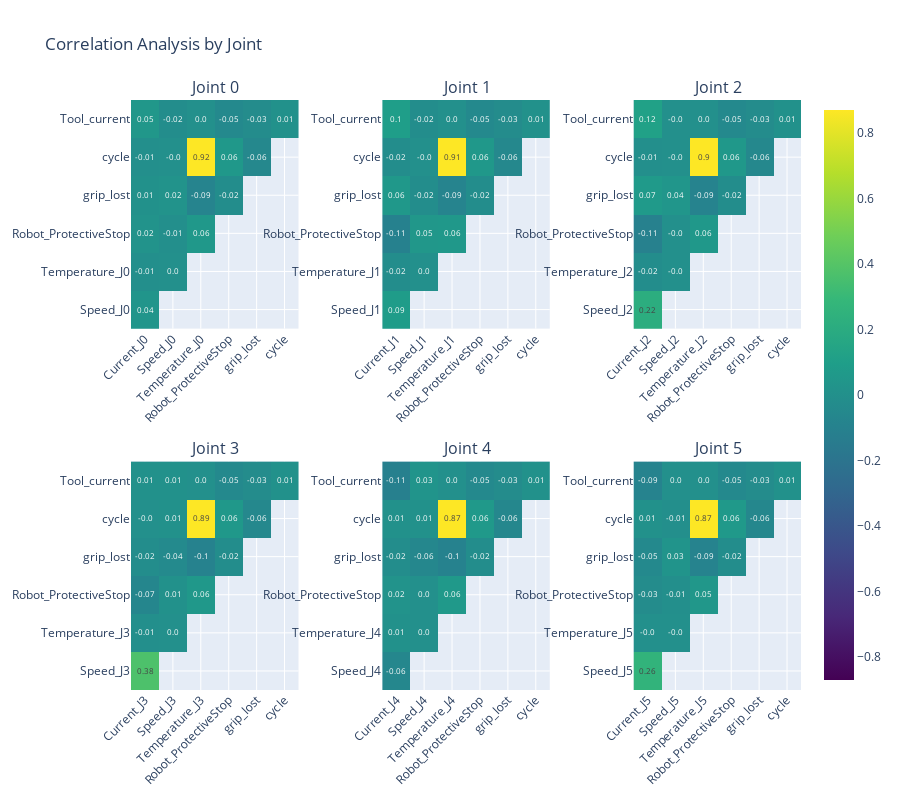

Here is the notebook cell this chart was saved with:
### Code cell
from plotly.subplots import make_subplots
import plotly.graph_objects as go
import numpy as np

# Scaled using Cloud Sonnet 4.5, 10-11-25

# Create 2x3 subplots
fig = make_subplots(
    rows=2, cols=3,
    subplot_titles=[f'Joint {i}' for i in range(6)],
    vertical_spacing=0.225,
    horizontal_spacing=0.125
)

# Loop through joints 0-5
for joint_idx in range(6):
    # Select columns for this joint
    cols = []
    for feature_type in feature_type_lst:
        cols.append(f"{feature_type}_J{joint_idx}")
    
    cols += ['Robot_ProtectiveStop', 'grip_lost', 'cycle', 'Tool_current']
    
    # Calculate correlation
    df_corr = df_cobots[cols].corr().round(2)
    
    # Mask upper triangle
    mask = np.zeros_like(df_corr, dtype=bool)
    mask[np.triu_indices_from(mask)] = True
    
    # Apply mask and drop empty rows/cols
    df_corr_viz = df_corr.mask(mask).dropna(how='all').dropna(axis='columns', how='all')

    # Create text array with blanks instead of nan
    text_values = df_corr_viz.values.astype(str)
    text_values[text_values == 'nan'] = ''
    
    # Calculate position in grid
    row = (joint_idx // 3) + 1  # 1 or 2
    col = (joint_idx % 3) + 1   # 1, 2, or 3
    
    # Add heatmap to subplot
    fig.add_trace(
        go.Heatmap(
            z=df_corr_viz.values,
            x=df_corr_viz.columns,
            y=df_corr_viz.index,
            colorscale='Viridis',
            zmid=0,
            text=text_values,
            texttemplate='%{text}',
            textfont={"size": 8},
            showscale=(joint_idx == 5)  # Only show colorbar on last plot
        ),
        row=row, col=col
    )
    
    # Update axes for this subplot
    fig.update_xaxes(tickangle=-45, row=row, col=col)

fig.update_layout(
    height=800,
    title_text="Correlation Analysis by Joint",
    showlegend=False
)

fig.show()

### Figure 1 — Plotly figure (JSON) as saved in the notebook; plotly's stock layout.template omitted (floating-point values rounded to 4 significant figures)
{"data": [{"colorscale": [[0, "#440154"], [0.1111, "#482878"], [0.2222, "#3e4989"], [0.3333, "#31688e"], [0.4444, "#26828e"], [0.5556, "#1f9e89"], [0.6667, "#35b779"], [0.7778, "#6ece58"], [0.8889, "#b5de2b"], [1, "#fde725"]], "showscale": false, "text": [["0.04", "", "", "", "", ""], ["-0.01", "0.0", "", "", "", ""], ["0.02", "-0.01", "0.06", "", "", ""], ["0.01", "0.02", "-0.09", "-0.02", "", ""], ["-0.01", "-0.0", "0.92", "0.06", "-0.06", ""], ["0.05", "-0.02", "0.0", "-0.05", "-0.03", "0.01"]], "textfont": {"size": 8}, "texttemplate": "%{text}", "type": "heatmap", "x": ["Current_J0", "Speed_J0", "Temperature_J0", "Robot_ProtectiveStop", "grip_lost", "cycle"], "xaxis": "x", "y": ["Speed_J0", "Temperature_J0", "Robot_ProtectiveStop", "grip_lost", "cycle", "Tool_current"], "yaxis": "y", "z": [[0.04, NaN, NaN, NaN, NaN, NaN], [-0.01, 0.0, NaN, NaN, NaN, NaN], [0.02, -0.01, 0.06, NaN, NaN, NaN], [0.01, 0.02, -0.09, -0.02, NaN, NaN], [-0.01, -0.0, 0.92, 0.06, -0.06, NaN], [0.05, -0.02, 0.0, -0.05, -0.03, 0.01]], "zmid": 0}, {"colorscale": [[0, "#440154"], [0.1111, "#482878"], [0.2222, "#3e4989"], [0.3333, "#31688e"], [0.4444, "#26828e"], [0.5556, "#1f9e89"], [0.6667, "#35b779"], [0.7778, "#6ece58"], [0.8889, "#b5de2b"], [1, "#fde725"]], "showscale": false, "text": [["0.09", "", "", "", "", ""], ["-0.02", "0.0", "", "", "", ""], ["-0.11", "0.05", "0.06", "", "", ""], ["0.06", "-0.02", "-0.09", "-0.02", "", ""], ["-0.02", "-0.0", "0.91", "0.06", "-0.06", ""], ["0.1", "-0.02", "0.0", "-0.05", "-0.03", "0.01"]], "textfont": {"size": 8}, "texttemplate": "%{text}", "type": "heatmap", "x": ["Current_J1", "Speed_J1", "Temperature_J1", "Robot_ProtectiveStop", "grip_lost", "cycle"], "xaxis": "x2", "y": ["Speed_J1", "Temperature_J1", "Robot_ProtectiveStop", "grip_lost", "cycle", "Tool_current"], "yaxis": "y2", "z": [[0.09, NaN, NaN, NaN, NaN, NaN], [-0.02, 0.0, NaN, NaN, NaN, NaN], [-0.11, 0.05, 0.06, NaN, NaN, NaN], [0.06, -0.02, -0.09, -0.02, NaN, NaN], [-0.02, -0.0, 0.91, 0.06, -0.06, NaN], [0.1, -0.02, 0.0, -0.05, -0.03, 0.01]], "zmid": 0}, {"colorscale": [[0, "#440154"], [0.1111, "#482878"], [0.2222, "#3e4989"], [0.3333, "#31688e"], [0.4444, "#26828e"], [0.5556, "#1f9e89"], [0.6667, "#35b779"], [0.7778, "#6ece58"], [0.8889, "#b5de2b"], [1, "#fde725"]], "showscale": false, "text": [["0.22", "", "", "", "", ""], ["-0.02", "-0.0", "", "", "", ""], ["-0.11", "-0.0", "0.06", "", "", ""], ["0.07", "0.04", "-0.09", "-0.02", "", ""], ["-0.01", "-0.0", "0.9", "0.06", "-0.06", ""], ["0.12", "-0.0", "0.0", "-0.05", "-0.03", "0.01"]], "textfont": {"size": 8}, "texttemplate": "%{text}", "type": "heatmap", "x": ["Current_J2", "Speed_J2", "Temperature_J2", "Robot_ProtectiveStop", "grip_lost", "cycle"], "xaxis": "x3", "y": ["Speed_J2", "Temperature_J2", "Robot_ProtectiveStop", "grip_lost", "cycle", "Tool_current"], "yaxis": "y3", "z": [[0.22, NaN, NaN, NaN, NaN, NaN], [-0.02, -0.0, NaN, NaN, NaN, NaN], [-0.11, -0.0, 0.06, NaN, NaN, NaN], [0.07, 0.04, -0.09, -0.02, NaN, NaN], [-0.01, -0.0, 0.9, 0.06, -0.06, NaN], [0.12, -0.0, 0.0, -0.05, -0.03, 0.01]], "zmid": 0}, {"colorscale": [[0, "#440154"], [0.1111, "#482878"], [0.2222, "#3e4989"], [0.3333, "#31688e"], [0.4444, "#26828e"], [0.5556, "#1f9e89"], [0.6667, "#35b779"], [0.7778, "#6ece58"], [0.8889, "#b5de2b"], [1, "#fde725"]], "showscale": false, "text": [["0.38", "", "", "", "", ""], ["-0.01", "0.0", "", "", "", ""], ["-0.07", "0.01", "0.06", "", "", ""], ["-0.02", "-0.04", "-0.1", "-0.02", "", ""], ["-0.0", "0.01", "0.89", "0.06", "-0.06", ""], ["0.01", "0.01", "0.0", "-0.05", "-0.03", "0.01"]], "textfont": {"size": 8}, "texttemplate": "%{text}", "type": "heatmap", "x": ["Current_J3", "Speed_J3", "Temperature_J3", "Robot_ProtectiveStop", "grip_lost", "cycle"], "xaxis": "x4", "y": ["Speed_J3", "Temperature_J3", "Robot_ProtectiveStop", "grip_lost", "cycle", "Tool_current"], "yaxis": "y4", "z": [[0.38, NaN, NaN, NaN, NaN, NaN], [-0.01, 0.0, NaN, NaN, NaN, NaN], [-0.07, 0.01, 0.06, NaN, NaN, NaN], [-0.02, -0.04, -0.1, -0.02, NaN, NaN], [-0.0, 0.01, 0.89, 0.06, -0.06, NaN], [0.01, 0.01, 0.0, -0.05, -0.03, 0.01]], "zmid": 0}, {"colorscale": [[0, "#440154"], [0.1111, "#482878"], [0.2222, "#3e4989"], [0.3333, "#31688e"], [0.4444, "#26828e"], [0.5556, "#1f9e89"], [0.6667, "#35b779"], [0.7778, "#6ece58"], [0.8889, "#b5de2b"], [1, "#fde725"]], "showscale": false, "text": [["-0.06", "", "", "", "", ""], ["0.01", "0.0", "", "", "", ""], ["0.02", "0.0", "0.06", "", "", ""], ["-0.02", "-0.06", "-0.1", "-0.02", "", ""], ["0.01", "0.01", "0.87", "0.06", "-0.06", ""], ["-0.11", "0.03", "0.0", "-0.05", "-0.03", "0.01"]], "textfont": {"size": 8}, "texttemplate": "%{text}", "type": "heatmap", "x": ["Current_J4", "Speed_J4", "Temperature_J4", "Robot_ProtectiveStop", "grip_lost", "cycle"], "xaxis": "x5", "y": ["Speed_J4", "Temperature_J4", "Robot_ProtectiveStop", "grip_lost", "cycle", "Tool_current"], "yaxis": "y5", "z": [[-0.06, NaN, NaN, NaN, NaN, NaN], [0.01, 0.0, NaN, NaN, NaN, NaN], [0.02, 0.0, 0.06, NaN, NaN, NaN], [-0.02, -0.06, -0.1, -0.02, NaN, NaN], [0.01, 0.01, 0.87, 0.06, -0.06, NaN], [-0.11, 0.03, 0.0, -0.05, -0.03, 0.01]], "zmid": 0}, {"colorscale": [[0, "#440154"], [0.1111, "#482878"], [0.2222, "#3e4989"], [0.3333, "#31688e"], [0.4444, "#26828e"], [0.5556, "#1f9e89"], [0.6667, "#35b779"], [0.7778, "#6ece58"], [0.8889, "#b5de2b"], [1, "#fde725"]], "showscale": true, "text": [["0.26", "", "", "", "", ""], ["-0.0", "-0.0", "", "", "", ""], ["-0.03", "-0.01", "0.05", "", "", ""], ["-0.05", "0.03", "-0.09", "-0.02", "", ""], ["0.01", "-0.01", "0.87", "0.06", "-0.06", ""], ["-0.09", "0.0", "0.0", "-0.05", "-0.03", "0.01"]], "textfont": {"size": 8}, "texttemplate": "%{text}", "type": "heatmap", "x": ["Current_J5", "Speed_J5", "Temperature_J5", "Robot_ProtectiveStop", "grip_lost", "cycle"], "xaxis": "x6", "y": ["Speed_J5", "Temperature_J5", "Robot_ProtectiveStop", "grip_lost", "cycle", "Tool_current"], "yaxis": "y6", "z": [[0.26, NaN, NaN, NaN, NaN, NaN], [-0.0, -0.0, NaN, NaN, NaN, NaN], [-0.03, -0.01, 0.05, NaN, NaN, NaN], [-0.05, 0.03, -0.09, -0.02, NaN, NaN], [0.01, -0.01, 0.87, 0.06, -0.06, NaN], [-0.09, 0.0, 0.0, -0.05, -0.03, 0.01]], "zmid": 0}], "layout": {"annotations": [{"font": {"size": 16}, "showarrow": false, "text": "Joint 0", "x": 0.125, "xanchor": "center", "xref": "paper", "y": 1, "yanchor": "bottom", "yref": "paper"}, {"font": {"size": 16}, "showarrow": false, "text": "Joint 1", "x": 0.5, "xanchor": "center", "xref": "paper", "y": 1, "yanchor": "bottom", "yref": "paper"}, {"font": {"size": 16}, "showarrow": false, "text": "Joint 2", "x": 0.875, "xanchor": "center", "xref": "paper", "y": 1, "yanchor": "bottom", "yref": "paper"}, {"font": {"size": 16}, "showarrow": false, "text": "Joint 3", "x": 0.125, "xanchor": "center", "xref": "paper", "y": 0.3875, "yanchor": "bottom", "yref": "paper"}, {"font": {"size": 16}, "showarrow": false, "text": "Joint 4", "x": 0.5, "xanchor": "center", "xref": "paper", "y": 0.3875, "yanchor": "bottom", "yref": "paper"}, {"font": {"size": 16}, "showarrow": false, "text": "Joint 5", "x": 0.875, "xanchor": "center", "xref": "paper", "y": 0.3875, "yanchor": "bottom", "yref": "paper"}], "height": 800, "showlegend": false, "title": {"text": "Correlation Analysis by Joint"}, "xaxis": {"anchor": "y", "domain": [0, 0.25], "tickangle": -45}, "xaxis2": {"anchor": "y2", "domain": [0.375, 0.625], "tickangle": -45}, "xaxis3": {"anchor": "y3", "domain": [0.75, 1], "tickangle": -45}, "xaxis4": {"anchor": "y4", "domain": [0, 0.25], "tickangle": -45}, "xaxis5": {"anchor": "y5", "domain": [0.375, 0.625], "tickangle": -45}, "xaxis6": {"anchor": "y6", "domain": [0.75, 1], "tickangle": -45}, "yaxis": {"anchor": "x", "domain": [0.6125, 1]}, "yaxis2": {"anchor": "x2", "domain": [0.6125, 1]}, "yaxis3": {"anchor": "x3", "domain": [0.6125, 1]}, "yaxis4": {"anchor": "x4", "domain": [0, 0.3875]}, "yaxis5": {"anchor": "x5", "domain": [0, 0.3875]}, "yaxis6": {"anchor": "x6", "domain": [0, 0.3875]}}}
